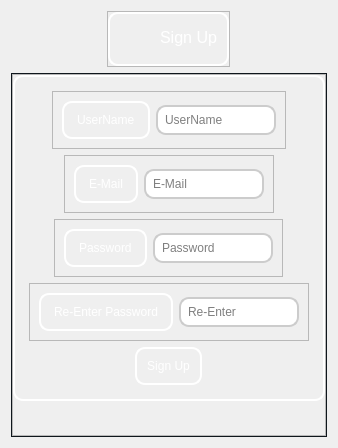
            <widget class="QWidget" name="Sign_Up_Page">
             <layout class="QVBoxLayout" name="verticalLayout_10">
              <item alignment="Qt::AlignHCenter">
               <widget class="QFrame" name="frame_14">
                <property name="font">
                 <font>
                  <pointsize>13</pointsize>
                 </font>
                </property>
                <property name="frameShape">
                 <enum>QFrame::StyledPanel</enum>
                </property>
                <property name="frameShadow">
                 <enum>QFrame::Sunken</enum>
                </property>
                <layout class="QHBoxLayout" name="horizontalLayout_6">
                 <property name="spacing">
                  <number>0</number>
                 </property>
                 <property name="leftMargin">
                  <number>0</number>
                 </property>
                 <property name="topMargin">
                  <number>0</number>
                 </property>
                 <property name="rightMargin">
                  <number>0</number>
                 </property>
                 <property name="bottomMargin">
                  <number>0</number>
                 </property>
                 <item>
                  <widget class="QFrame" name="frame">
                   <property name="styleSheet">
                    <string notr="true">QFrame{
    border-radius: 10px;
    border: 2px solid  white;
    padding: 5px;
color:white;}
QLabel{
border:0px;
}</string>
                   </property>
                   <property name="frameShape">
                    <enum>QFrame::StyledPanel</enum>
                   </property>
                   <property name="frameShadow">
                    <enum>QFrame::Raised</enum>
                   </property>
                   <layout class="QHBoxLayout" name="horizontalLayout_18">
                    <property name="spacing">
                     <number>0</number>
                    </property>
                    <property name="leftMargin">
                     <number>0</number>
                    </property>
                    <property name="topMargin">
                     <number>0</number>
                    </property>
                    <property name="rightMargin">
                     <number>0</number>
                    </property>
                    <property name="bottomMargin">
                     <number>0</number>
                    </property>
                    <item>
                     <widget class="QLabel" name="label_5">
                      <property name="minimumSize">
                       <size>
                        <width>40</width>
                        <height>40</height>
                       </size>
                      </property>
                      <property name="maximumSize">
                       <size>
                        <width>40</width>
                        <height>40</height>
                       </size>
                      </property>
                      <property name="text">
                       <string />
                      </property>
                      <property name="pixmap">
                       <pixmap resource="../Qss/icons/_icons.qrc">:/icons/Icons/feather/user-plus.png</pixmap>
                      </property>
                      <property name="scaledContents">
                       <bool>true</bool>
                      </property>
                     </widget>
                    </item>
                    <item>
                     <widget class="QLabel" name="label_12">
                      <property name="font">
                       <font>
                        <pointsize>12</pointsize>
                       </font>
                      </property>
                      <property name="layoutDirection">
                       <enum>Qt::LeftToRight</enum>
                      </property>
                      <property name="styleSheet">
                       <string notr="true" />
                      </property>
                      <property name="text">
                       <string>Sign Up</string>
                      </property>
                      <property name="alignment">
                       <set>Qt::AlignHCenter|Qt::AlignTop</set>
                      </property>
                     </widget>
                    </item>
                   </layout>
                  </widget>
                 </item>
                </layout>
               </widget>
              </item>
              <item>
               <widget class="QFrame" name="frame_15">
                <property name="sizePolicy">
                 <sizepolicy hsizetype="Preferred" vsizetype="Expanding">
                  <horstretch>0</horstretch>
                  <verstretch>0</verstretch>
                 </sizepolicy>
                </property>
                <property name="palette">
                 <palette>
                  <active>
                   <colorrole role="Button">
                    <brush brushstyle="SolidPattern">
                     <color alpha="255">
                      <red>20</red>
                      <green>28</green>
                      <blue>36</blue>
                     </color>
                    </brush>
                   </colorrole>
                   <colorrole role="Base">
                    <brush brushstyle="SolidPattern">
                     <color alpha="255">
                      <red>20</red>
                      <green>28</green>
                      <blue>36</blue>
                     </color>
                    </brush>
                   </colorrole>
                   <colorrole role="Window">
                    <brush brushstyle="SolidPattern">
                     <color alpha="255">
                      <red>20</red>
                      <green>28</green>
                      <blue>36</blue>
                     </color>
                    </brush>
                   </colorrole>
                  </active>
                  <inactive>
                   <colorrole role="Button">
                    <brush brushstyle="SolidPattern">
                     <color alpha="255">
                      <red>20</red>
                      <green>28</green>
                      <blue>36</blue>
                     </color>
                    </brush>
                   </colorrole>
                   <colorrole role="Base">
                    <brush brushstyle="SolidPattern">
                     <color alpha="255">
                      <red>20</red>
                      <green>28</green>
                      <blue>36</blue>
                     </color>
                    </brush>
                   </colorrole>
                   <colorrole role="Window">
                    <brush brushstyle="SolidPattern">
                     <color alpha="255">
                      <red>20</red>
                      <green>28</green>
                      <blue>36</blue>
                     </color>
                    </brush>
                   </colorrole>
                  </inactive>
                  <disabled>
                   <colorrole role="Button">
                    <brush brushstyle="SolidPattern">
                     <color alpha="255">
                      <red>20</red>
                      <green>28</green>
                      <blue>36</blue>
                     </color>
                    </brush>
                   </colorrole>
                   <colorrole role="Base">
                    <brush brushstyle="SolidPattern">
                     <color alpha="255">
                      <red>20</red>
                      <green>28</green>
                      <blue>36</blue>
                     </color>
                    </brush>
                   </colorrole>
                   <colorrole role="Window">
                    <brush brushstyle="SolidPattern">
                     <color alpha="255">
                      <red>20</red>
                      <green>28</green>
                      <blue>36</blue>
                     </color>
                    </brush>
                   </colorrole>
                  </disabled>
                 </palette>
                </property>
                <property name="styleSheet">
                 <string notr="true">#Sign_Up_info_after_check{
border:0px;
}
QPushButton{
	border:2px solid black;
}

QLabel,QPushButton{
    border-radius: 10px;
    border: 2px solid  white;
    padding: 10px;
color:white;
}
QPushButton{
border: 2px solid  white;
}
QLineEdit {
    border-radius: 10px;
    border: 2px solid #ccc;
    padding: 5px;
}
QPushButton:hover {
    background-color: #394B5A;
}
QLineEdit:focus {
    border-color: hsl(0, 0%, 30%);
}
</string>
                </property>
                <property name="frameShape">
                 <enum>QFrame::StyledPanel</enum>
                </property>
                <property name="frameShadow">
                 <enum>QFrame::Raised</enum>
                </property>
                <layout class="QVBoxLayout" name="verticalLayout_14">
                 <property name="spacing">
                  <number>0</number>
                 </property>
                 <property name="leftMargin">
                  <number>0</number>
                 </property>
                 <property name="topMargin">
                  <number>0</number>
                 </property>
                 <property name="rightMargin">
                  <number>0</number>
                 </property>
                 <property name="bottomMargin">
                  <number>0</number>
                 </property>
                 <item>
                  <widget class="QFrame" name="Sign_Up_Page_2">
                   <property name="sizePolicy">
                    <sizepolicy hsizetype="Preferred" vsizetype="Preferred">
                     <horstretch>0</horstretch>
                     <verstretch>0</verstretch>
                    </sizepolicy>
                   </property>
                   <property name="frameShape">
                    <enum>QFrame::StyledPanel</enum>
                   </property>
                   <property name="frameShadow">
                    <enum>QFrame::Raised</enum>
                   </property>
                   <layout class="QVBoxLayout" name="verticalLayout_16">
                    <property name="spacing">
                     <number>0</number>
                    </property>
                    <property name="leftMargin">
                     <number>0</number>
                    </property>
                    <property name="topMargin">
                     <number>0</number>
                    </property>
                    <property name="rightMargin">
                     <number>0</number>
                    </property>
                    <property name="bottomMargin">
                     <number>0</number>
                    </property>
                    <item alignment="Qt::AlignHCenter">
                     <widget class="QFrame" name="Sign_Up_Info_Box">
                      <property name="styleSheet">
                       <string notr="true">#Sign_Up_Info_Box{
    border-radius: 10px;
    border: 2px solid  white;
    padding: 5px;
color:white;
}</string>
                      </property>
                      <property name="frameShape">
                       <enum>QFrame::StyledPanel</enum>
                      </property>
                      <property name="frameShadow">
                       <enum>QFrame::Raised</enum>
                      </property>
                      <layout class="QVBoxLayout" name="verticalLayout_15">
                       <item alignment="Qt::AlignHCenter">
                        <widget class="QFrame" name="User_info_box">
                         <property name="frameShape">
                          <enum>QFrame::StyledPanel</enum>
                         </property>
                         <property name="frameShadow">
                          <enum>QFrame::Raised</enum>
                         </property>
                         <layout class="QHBoxLayout" name="horizontalLayout_14">
                          <item>
                           <widget class="QLabel" name="label">
                            <property name="text">
                             <string>UserName</string>
                            </property>
                           </widget>
                          </item>
                          <item>
                           <widget class="QLineEdit" name="User_Info_Input">
                            <property name="placeholderText">
                             <string>UserName</string>
                            </property>
                           </widget>
                          </item>
                         </layout>
                        </widget>
                       </item>
                       <item alignment="Qt::AlignHCenter">
                        <widget class="QFrame" name="EMail_box">
                         <property name="frameShape">
                          <enum>QFrame::StyledPanel</enum>
                         </property>
                         <property name="frameShadow">
                          <enum>QFrame::Raised</enum>
                         </property>
                         <layout class="QHBoxLayout" name="horizontalLayout_17">
                          <item>
                           <widget class="QLabel" name="label_4">
                            <property name="text">
                             <string>E-Mail</string>
                            </property>
                           </widget>
                          </item>
                          <item>
                           <widget class="QLineEdit" name="EMail_input">
                            <property name="text">
                             <string />
                            </property>
                            <property name="placeholderText">
                             <string>E-Mail</string>
                            </property>
                           </widget>
                          </item>
                         </layout>
                        </widget>
                       </item>
                       <item alignment="Qt::AlignHCenter">
                        <widget class="QFrame" name="Pass_box">
                         <property name="frameShape">
                          <enum>QFrame::StyledPanel</enum>
                         </property>
                         <property name="frameShadow">
                          <enum>QFrame::Raised</enum>
                         </property>
                         <layout class="QHBoxLayout" name="horizontalLayout_15">
                          <item>
                           <widget class="QLabel" name="label_2">
                            <property name="text">
                             <string>Password</string>
                            </property>
                           </widget>
                          </item>
                          <item>
                           <widget class="QLineEdit" name="Pass_input">
                            <property name="echoMode">
                             <enum>QLineEdit::Password</enum>
                            </property>
                            <property name="placeholderText">
                             <string>Password</string>
                            </property>
                           </widget>
                          </item>
                         </layout>
                        </widget>
                       </item>
                       <item alignment="Qt::AlignHCenter">
                        <widget class="QFrame" name="ReEnter_pass_box">
                         <property name="frameShape">
                          <enum>QFrame::StyledPanel</enum>
                         </property>
                         <property name="frameShadow">
                          <enum>QFrame::Raised</enum>
                         </property>
                         <layout class="QHBoxLayout" name="horizontalLayout_16">
                          <item>
                           <widget class="QLabel" name="label_3">
                            <property name="text">
                             <string>Re-Enter Password</string>
                            </property>
                           </widget>
                          </item>
                          <item>
                           <widget class="QLineEdit" name="Re_enter_pass_input">
                            <property name="echoMode">
                             <enum>QLineEdit::Password</enum>
                            </property>
                            <property name="placeholderText">
                             <string>Re-Enter</string>
                            </property>
                           </widget>
                          </item>
                         </layout>
                        </widget>
                       </item>
                       <item alignment="Qt::AlignHCenter">
                        <widget class="QPushButton" name="Sign_up_btn">
                         <property name="cursor">
                          <cursorShape>PointingHandCursor</cursorShape>
                         </property>
                         <property name="text">
                          <string>Sign Up</string>
                         </property>
                         <property name="icon">
                          <iconset resource="../Qss/icons/_icons.qrc">
                           <normaloff>:/icons/Icons/feather/user-plus.png</normaloff>:/icons/Icons/feather/user-plus.png</iconset>
                         </property>
                        </widget>
                       </item>
                      </layout>
                     </widget>
                    </item>
                    <item alignment="Qt::AlignHCenter|Qt::AlignVCenter">
                     <widget class="QLabel" name="Sign_Up_info_after_check">
                      <property name="text">
                       <string />
                      </property>
                     </widget>
                    </item>
                   </layout>
                  </widget>
                 </item>
                </layout>
               </widget>
              </item>
             </layout>
            </widget>
